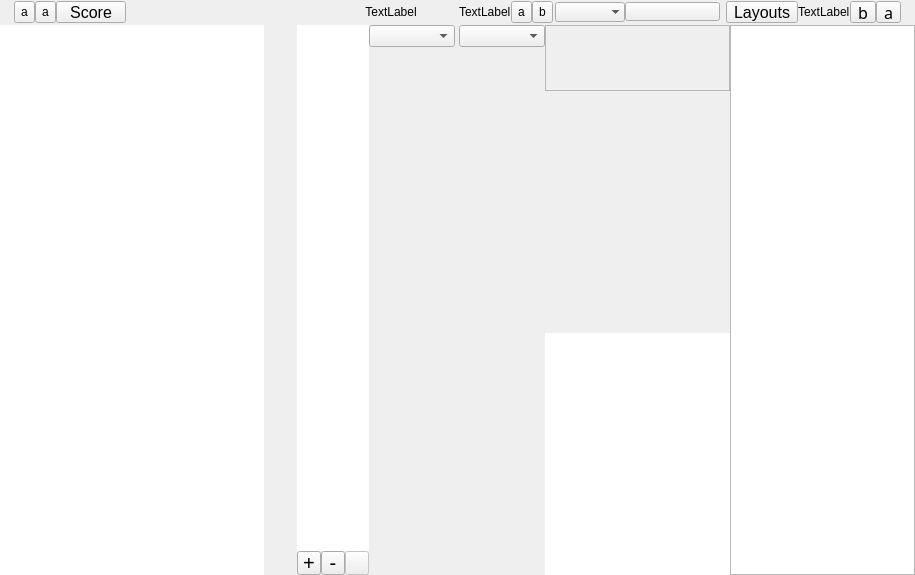
<?xml version="1.0" encoding="UTF-8"?>
<ui version="4.0">
 <class>CScoreDoc</class>
 <widget class="QWidget" name="CScoreDoc">
  <property name="geometry">
   <rect>
    <x>0</x>
    <y>0</y>
    <width>915</width>
    <height>575</height>
   </rect>
  </property>
  <property name="windowTitle">
   <string>Form</string>
  </property>
  <layout class="QVBoxLayout" name="verticalLayout_2">
   <property name="spacing">
    <number>0</number>
   </property>
   <property name="margin">
    <number>0</number>
   </property>
   <item>
    <widget class="QFrame" name="NavFrame">
     <property name="minimumSize">
      <size>
       <width>0</width>
       <height>25</height>
      </size>
     </property>
     <property name="maximumSize">
      <size>
       <width>16777215</width>
       <height>25</height>
      </size>
     </property>
     <property name="frameShadow">
      <enum>QFrame::Raised</enum>
     </property>
     <layout class="QHBoxLayout" name="horizontalLayout_3">
      <property name="spacing">
       <number>0</number>
      </property>
      <property name="leftMargin">
       <number>12</number>
      </property>
      <property name="topMargin">
       <number>1</number>
      </property>
      <property name="rightMargin">
       <number>12</number>
      </property>
      <property name="bottomMargin">
       <number>1</number>
      </property>
      <item>
       <widget class="QWidget" name="widget" native="true">
        <property name="maximumSize">
         <size>
          <width>16777215</width>
          <height>22</height>
         </size>
        </property>
        <layout class="QHBoxLayout" name="horizontalLayout_5">
         <property name="spacing">
          <number>0</number>
         </property>
         <property name="leftMargin">
          <number>2</number>
         </property>
         <property name="topMargin">
          <number>0</number>
         </property>
         <property name="rightMargin">
          <number>2</number>
         </property>
         <property name="bottomMargin">
          <number>0</number>
         </property>
         <item>
          <widget class="QAppleArrowButton" name="prevButton">
           <property name="minimumSize">
            <size>
             <width>0</width>
             <height>22</height>
            </size>
           </property>
           <property name="maximumSize">
            <size>
             <width>16777215</width>
             <height>22</height>
            </size>
           </property>
           <property name="text">
            <string>a</string>
           </property>
          </widget>
         </item>
         <item>
          <widget class="QAppleArrowButton" name="nextButton">
           <property name="minimumSize">
            <size>
             <width>0</width>
             <height>22</height>
            </size>
           </property>
           <property name="maximumSize">
            <size>
             <width>16777215</width>
             <height>22</height>
            </size>
           </property>
           <property name="text">
            <string>a</string>
           </property>
          </widget>
         </item>
         <item>
          <widget class="QAppleArrowButton" name="toScore">
           <property name="minimumSize">
            <size>
             <width>70</width>
             <height>22</height>
            </size>
           </property>
           <property name="maximumSize">
            <size>
             <width>16777215</width>
             <height>22</height>
            </size>
           </property>
           <property name="font">
            <font>
             <pointsize>12</pointsize>
            </font>
           </property>
           <property name="toolTip">
            <string>Score</string>
           </property>
           <property name="text">
            <string>Score</string>
           </property>
          </widget>
         </item>
         <item>
          <spacer name="horizontalSpacer">
           <property name="orientation">
            <enum>Qt::Horizontal</enum>
           </property>
           <property name="sizeHint" stdset="0">
            <size>
             <width>40</width>
             <height>10</height>
            </size>
           </property>
          </spacer>
         </item>
        </layout>
       </widget>
      </item>
      <item>
       <widget class="QLabel" name="NavLabel">
        <property name="minimumSize">
         <size>
          <width>0</width>
          <height>22</height>
         </size>
        </property>
        <property name="maximumSize">
         <size>
          <width>16777215</width>
          <height>22</height>
         </size>
        </property>
        <property name="text">
         <string>TextLabel</string>
        </property>
        <property name="alignment">
         <set>Qt::AlignCenter</set>
        </property>
       </widget>
      </item>
      <item>
       <widget class="QWidget" name="widget_3" native="true">
        <property name="maximumSize">
         <size>
          <width>16777215</width>
          <height>22</height>
         </size>
        </property>
        <layout class="QHBoxLayout" name="horizontalLayout_4">
         <property name="spacing">
          <number>0</number>
         </property>
         <property name="leftMargin">
          <number>2</number>
         </property>
         <property name="topMargin">
          <number>0</number>
         </property>
         <property name="rightMargin">
          <number>2</number>
         </property>
         <property name="bottomMargin">
          <number>0</number>
         </property>
         <item>
          <spacer name="horizontalSpacer_2">
           <property name="orientation">
            <enum>Qt::Horizontal</enum>
           </property>
           <property name="sizeHint" stdset="0">
            <size>
             <width>40</width>
             <height>20</height>
            </size>
           </property>
          </spacer>
         </item>
         <item>
          <widget class="QLabel" name="searchLabel">
           <property name="minimumSize">
            <size>
             <width>0</width>
             <height>22</height>
            </size>
           </property>
           <property name="maximumSize">
            <size>
             <width>16777215</width>
             <height>22</height>
            </size>
           </property>
           <property name="text">
            <string>TextLabel</string>
           </property>
          </widget>
         </item>
         <item>
          <widget class="QAppleArrowButton" name="searchBack">
           <property name="minimumSize">
            <size>
             <width>0</width>
             <height>22</height>
            </size>
           </property>
           <property name="maximumSize">
            <size>
             <width>16777215</width>
             <height>22</height>
            </size>
           </property>
           <property name="text">
            <string>a</string>
           </property>
          </widget>
         </item>
         <item>
          <widget class="QAppleArrowButton" name="searchForward">
           <property name="minimumSize">
            <size>
             <width>0</width>
             <height>22</height>
            </size>
           </property>
           <property name="maximumSize">
            <size>
             <width>16777215</width>
             <height>22</height>
            </size>
           </property>
           <property name="text">
            <string>b</string>
           </property>
          </widget>
         </item>
         <item>
          <spacer name="horizontalSpacer_4">
           <property name="orientation">
            <enum>Qt::Horizontal</enum>
           </property>
           <property name="sizeType">
            <enum>QSizePolicy::Fixed</enum>
           </property>
           <property name="sizeHint" stdset="0">
            <size>
             <width>2</width>
             <height>20</height>
            </size>
           </property>
          </spacer>
         </item>
         <item>
          <widget class="QWidget" name="widget_2" native="true">
           <layout class="QHBoxLayout" name="horizontalLayout_7">
            <property name="spacing">
             <number>0</number>
            </property>
            <property name="margin">
             <number>0</number>
            </property>
            <item>
             <widget class="QComboBox" name="searchCombo">
              <property name="minimumSize">
               <size>
                <width>0</width>
                <height>0</height>
               </size>
              </property>
              <property name="maximumSize">
               <size>
                <width>16777215</width>
                <height>16777215</height>
               </size>
              </property>
              <property name="iconSize">
               <size>
                <width>16</width>
                <height>16</height>
               </size>
              </property>
              <property name="frame">
               <bool>false</bool>
              </property>
             </widget>
            </item>
            <item>
             <widget class="QAppleArrowButton" name="searchButton">
              <property name="minimumSize">
               <size>
                <width>95</width>
                <height>19</height>
               </size>
              </property>
              <property name="maximumSize">
               <size>
                <width>95</width>
                <height>19</height>
               </size>
              </property>
              <property name="text">
               <string/>
              </property>
             </widget>
            </item>
           </layout>
          </widget>
         </item>
         <item>
          <spacer name="horizontalSpacer_3">
           <property name="orientation">
            <enum>Qt::Horizontal</enum>
           </property>
           <property name="sizeType">
            <enum>QSizePolicy::Fixed</enum>
           </property>
           <property name="sizeHint" stdset="0">
            <size>
             <width>6</width>
             <height>20</height>
            </size>
           </property>
          </spacer>
         </item>
         <item>
          <widget class="QAppleArrowButton" name="toLayout">
           <property name="minimumSize">
            <size>
             <width>70</width>
             <height>22</height>
            </size>
           </property>
           <property name="maximumSize">
            <size>
             <width>16777215</width>
             <height>22</height>
            </size>
           </property>
           <property name="font">
            <font>
             <pointsize>12</pointsize>
            </font>
           </property>
           <property name="toolTip">
            <string>Layouts</string>
           </property>
           <property name="text">
            <string>Layouts</string>
           </property>
          </widget>
         </item>
         <item>
          <widget class="QLabel" name="labelLayouts">
           <property name="maximumSize">
            <size>
             <width>16777215</width>
             <height>22</height>
            </size>
           </property>
           <property name="text">
            <string>TextLabel</string>
           </property>
          </widget>
         </item>
         <item>
          <widget class="QAppleArrowButton" name="prevLayout">
           <property name="minimumSize">
            <size>
             <width>0</width>
             <height>22</height>
            </size>
           </property>
           <property name="maximumSize">
            <size>
             <width>16777215</width>
             <height>22</height>
            </size>
           </property>
           <property name="font">
            <font>
             <family>Wingdings 3</family>
             <pointsize>12</pointsize>
            </font>
           </property>
           <property name="toolTip">
            <string>Previous Layout</string>
           </property>
           <property name="text">
            <string>b</string>
           </property>
          </widget>
         </item>
         <item>
          <widget class="QAppleArrowButton" name="nextLayout">
           <property name="minimumSize">
            <size>
             <width>0</width>
             <height>22</height>
            </size>
           </property>
           <property name="maximumSize">
            <size>
             <width>16777215</width>
             <height>22</height>
            </size>
           </property>
           <property name="font">
            <font>
             <family>Wingdings 3</family>
             <pointsize>12</pointsize>
            </font>
           </property>
           <property name="toolTip">
            <string>Next Layout</string>
           </property>
           <property name="text">
            <string>a</string>
           </property>
          </widget>
         </item>
        </layout>
       </widget>
      </item>
     </layout>
    </widget>
   </item>
   <item>
    <widget class="QFadingWidget" name="SlidingWidget" native="true"/>
   </item>
   <item>
    <widget class="QFrame" name="allFrame">
     <property name="frameShape">
      <enum>QFrame::NoFrame</enum>
     </property>
     <property name="frameShadow">
      <enum>QFrame::Raised</enum>
     </property>
     <layout class="QHBoxLayout" name="horizontalLayout_6">
      <property name="spacing">
       <number>0</number>
      </property>
      <property name="margin">
       <number>0</number>
      </property>
      <item>
       <widget class="QFrame" name="LayoutFrame">
        <property name="sizePolicy">
         <sizepolicy hsizetype="Expanding" vsizetype="Expanding">
          <horstretch>0</horstretch>
          <verstretch>0</verstretch>
         </sizepolicy>
        </property>
        <layout class="QHBoxLayout" name="horizontalLayout_2" stretch="8,1,1">
         <property name="spacing">
          <number>0</number>
         </property>
         <property name="margin">
          <number>0</number>
         </property>
         <item>
          <widget class="LayoutViewXML" name="graphicsView_2">
           <property name="frameShape">
            <enum>QFrame::NoFrame</enum>
           </property>
          </widget>
         </item>
         <item>
          <widget class="QFadingWidget" name="FadingWidget" native="true">
           <property name="sizePolicy">
            <sizepolicy hsizetype="Expanding" vsizetype="Expanding">
             <horstretch>0</horstretch>
             <verstretch>0</verstretch>
            </sizepolicy>
           </property>
          </widget>
         </item>
         <item>
          <widget class="QFrame" name="SidebarFrame">
           <layout class="QVBoxLayout" name="verticalLayout_3">
            <property name="spacing">
             <number>0</number>
            </property>
            <property name="margin">
             <number>0</number>
            </property>
            <item>
             <layout class="QGridLayout" name="gridLayout">
              <property name="sizeConstraint">
               <enum>QLayout::SetDefaultConstraint</enum>
              </property>
              <property name="spacing">
               <number>0</number>
              </property>
              <item row="1" column="0">
               <widget class="QToolButton" name="AddLayout">
                <property name="minimumSize">
                 <size>
                  <width>24</width>
                  <height>24</height>
                 </size>
                </property>
                <property name="maximumSize">
                 <size>
                  <width>24</width>
                  <height>24</height>
                 </size>
                </property>
                <property name="font">
                 <font>
                  <pointsize>15</pointsize>
                 </font>
                </property>
                <property name="text">
                 <string>+</string>
                </property>
               </widget>
              </item>
              <item row="1" column="3">
               <widget class="QToolButton" name="toolButton">
                <property name="enabled">
                 <bool>false</bool>
                </property>
                <property name="sizePolicy">
                 <sizepolicy hsizetype="Expanding" vsizetype="Fixed">
                  <horstretch>0</horstretch>
                  <verstretch>0</verstretch>
                 </sizepolicy>
                </property>
                <property name="minimumSize">
                 <size>
                  <width>0</width>
                  <height>24</height>
                 </size>
                </property>
                <property name="maximumSize">
                 <size>
                  <width>16777215</width>
                  <height>24</height>
                 </size>
                </property>
                <property name="text">
                 <string/>
                </property>
               </widget>
              </item>
              <item row="1" column="1">
               <widget class="QToolButton" name="RemoveLayout">
                <property name="minimumSize">
                 <size>
                  <width>24</width>
                  <height>24</height>
                 </size>
                </property>
                <property name="maximumSize">
                 <size>
                  <width>24</width>
                  <height>24</height>
                 </size>
                </property>
                <property name="font">
                 <font>
                  <pointsize>15</pointsize>
                 </font>
                </property>
                <property name="text">
                 <string>-</string>
                </property>
               </widget>
              </item>
              <item row="0" column="0" colspan="5">
               <widget class="QTableWidget" name="layoutList">
                <property name="sizePolicy">
                 <sizepolicy hsizetype="Expanding" vsizetype="Expanding">
                  <horstretch>0</horstretch>
                  <verstretch>0</verstretch>
                 </sizepolicy>
                </property>
                <property name="maximumSize">
                 <size>
                  <width>16777215</width>
                  <height>16777215</height>
                 </size>
                </property>
                <property name="frameShape">
                 <enum>QFrame::NoFrame</enum>
                </property>
                <property name="lineWidth">
                 <number>0</number>
                </property>
                <property name="verticalScrollBarPolicy">
                 <enum>Qt::ScrollBarAsNeeded</enum>
                </property>
                <property name="horizontalScrollBarPolicy">
                 <enum>Qt::ScrollBarAlwaysOff</enum>
                </property>
                <property name="autoScroll">
                 <bool>false</bool>
                </property>
                <property name="editTriggers">
                 <set>QAbstractItemView::EditKeyPressed|QAbstractItemView::SelectedClicked</set>
                </property>
                <property name="selectionMode">
                 <enum>QAbstractItemView::SingleSelection</enum>
                </property>
                <property name="selectionBehavior">
                 <enum>QAbstractItemView::SelectRows</enum>
                </property>
                <property name="iconSize">
                 <size>
                  <width>128</width>
                  <height>128</height>
                 </size>
                </property>
                <property name="showGrid">
                 <bool>false</bool>
                </property>
                <property name="columnCount">
                 <number>1</number>
                </property>
                <attribute name="horizontalHeaderVisible">
                 <bool>false</bool>
                </attribute>
                <attribute name="horizontalHeaderStretchLastSection">
                 <bool>true</bool>
                </attribute>
                <attribute name="verticalHeaderVisible">
                 <bool>false</bool>
                </attribute>
                <column/>
               </widget>
              </item>
             </layout>
            </item>
           </layout>
          </widget>
         </item>
        </layout>
       </widget>
      </item>
      <item>
       <widget class="QFrame" name="ScoreFrame">
        <property name="sizePolicy">
         <sizepolicy hsizetype="Expanding" vsizetype="Expanding">
          <horstretch>0</horstretch>
          <verstretch>0</verstretch>
         </sizepolicy>
        </property>
        <property name="frameShape">
         <enum>QFrame::NoFrame</enum>
        </property>
        <property name="frameShadow">
         <enum>QFrame::Raised</enum>
        </property>
        <layout class="QHBoxLayout" name="SplitterLayout">
         <property name="spacing">
          <number>0</number>
         </property>
         <property name="margin">
          <number>0</number>
         </property>
         <item>
          <widget class="CBarWindow" name="BarWindow" native="true"/>
         </item>
         <item>
          <widget class="QFrame" name="TreeFrame">
           <property name="frameShape">
            <enum>QFrame::NoFrame</enum>
           </property>
           <property name="frameShadow">
            <enum>QFrame::Raised</enum>
           </property>
           <property name="lineWidth">
            <number>0</number>
           </property>
           <layout class="QVBoxLayout" name="verticalLayout_6">
            <property name="spacing">
             <number>0</number>
            </property>
            <property name="margin">
             <number>0</number>
            </property>
            <item>
             <layout class="QHBoxLayout" name="horizontalLayout">
              <property name="spacing">
               <number>4</number>
              </property>
              <item>
               <widget class="QComboBox" name="cbStaffs">
                <property name="sizePolicy">
                 <sizepolicy hsizetype="Preferred" vsizetype="Preferred">
                  <horstretch>0</horstretch>
                  <verstretch>0</verstretch>
                 </sizepolicy>
                </property>
                <property name="maximumSize">
                 <size>
                  <width>16777215</width>
                  <height>22</height>
                 </size>
                </property>
                <property name="font">
                 <font>
                  <pointsize>11</pointsize>
                 </font>
                </property>
                <property name="frame">
                 <bool>true</bool>
                </property>
               </widget>
              </item>
              <item>
               <widget class="QComboBox" name="cbVoices">
                <property name="sizePolicy">
                 <sizepolicy hsizetype="Preferred" vsizetype="Preferred">
                  <horstretch>0</horstretch>
                  <verstretch>0</verstretch>
                 </sizepolicy>
                </property>
                <property name="maximumSize">
                 <size>
                  <width>16777215</width>
                  <height>22</height>
                 </size>
                </property>
                <property name="font">
                 <font>
                  <pointsize>11</pointsize>
                 </font>
                </property>
               </widget>
              </item>
             </layout>
            </item>
            <item>
             <widget class="CMusicTree" name="MusicTree" native="true">
              <property name="sizePolicy">
               <sizepolicy hsizetype="Expanding" vsizetype="Expanding">
                <horstretch>0</horstretch>
                <verstretch>0</verstretch>
               </sizepolicy>
              </property>
             </widget>
            </item>
           </layout>
          </widget>
         </item>
         <item>
          <widget class="CPropertyWindow" name="PropertyWindow" native="true"/>
         </item>
         <item>
          <widget class="QFrame" name="SVFrame">
           <property name="frameShape">
            <enum>QFrame::NoFrame</enum>
           </property>
           <property name="frameShadow">
            <enum>QFrame::Raised</enum>
           </property>
           <layout class="QVBoxLayout" name="verticalLayout">
            <property name="spacing">
             <number>0</number>
            </property>
            <property name="margin">
             <number>0</number>
            </property>
            <item>
             <widget class="OCNoteToolbox" name="NoteToolbox" native="true"/>
            </item>
            <item>
             <widget class="QScrollArea" name="PnoScroll">
              <property name="sizePolicy">
               <sizepolicy hsizetype="Expanding" vsizetype="Fixed">
                <horstretch>0</horstretch>
                <verstretch>0</verstretch>
               </sizepolicy>
              </property>
              <property name="minimumSize">
               <size>
                <width>0</width>
                <height>66</height>
               </size>
              </property>
              <property name="maximumSize">
               <size>
                <width>16777215</width>
                <height>66</height>
               </size>
              </property>
              <property name="verticalScrollBarPolicy">
               <enum>Qt::ScrollBarAlwaysOff</enum>
              </property>
              <property name="widgetResizable">
               <bool>true</bool>
              </property>
              <property name="alignment">
               <set>Qt::AlignHCenter|Qt::AlignTop</set>
              </property>
              <widget class="OCPiano" name="Piano">
               <property name="geometry">
                <rect>
                 <x>0</x>
                 <y>0</y>
                 <width>170</width>
                 <height>64</height>
                </rect>
               </property>
              </widget>
             </widget>
            </item>
            <item>
             <widget class="QFadingWidget" name="FadingWidget_2" native="true">
              <property name="sizePolicy">
               <sizepolicy hsizetype="Expanding" vsizetype="Expanding">
                <horstretch>0</horstretch>
                <verstretch>0</verstretch>
               </sizepolicy>
              </property>
             </widget>
            </item>
            <item>
             <widget class="ScoreViewXML" name="graphicsView">
              <property name="frameShape">
               <enum>QFrame::NoFrame</enum>
              </property>
              <property name="renderHints">
               <set>QPainter::Antialiasing|QPainter::HighQualityAntialiasing|QPainter::SmoothPixmapTransform</set>
              </property>
              <property name="viewportUpdateMode">
               <enum>QGraphicsView::NoViewportUpdate</enum>
              </property>
              <property name="optimizationFlags">
               <set>QGraphicsView::DontAdjustForAntialiasing|QGraphicsView::DontSavePainterState</set>
              </property>
             </widget>
            </item>
           </layout>
          </widget>
         </item>
         <item>
          <widget class="QMacTreeWidget" name="Toolbox">
           <property name="sizePolicy">
            <sizepolicy hsizetype="Preferred" vsizetype="Preferred">
             <horstretch>0</horstretch>
             <verstretch>0</verstretch>
            </sizepolicy>
           </property>
           <property name="editTriggers">
            <set>QAbstractItemView::NoEditTriggers</set>
           </property>
           <property name="selectionMode">
            <enum>QAbstractItemView::NoSelection</enum>
           </property>
           <property name="indentation">
            <number>12</number>
           </property>
           <property name="wordWrap">
            <bool>true</bool>
           </property>
           <attribute name="headerVisible">
            <bool>false</bool>
           </attribute>
           <column>
            <property name="text">
             <string notr="true">1</string>
            </property>
           </column>
          </widget>
         </item>
        </layout>
       </widget>
      </item>
     </layout>
    </widget>
   </item>
  </layout>
 </widget>
 <customwidgets>
  <customwidget>
   <class>QFadingWidget</class>
   <extends>QWidget</extends>
   <header>qfadingwidget.h</header>
   <container>1</container>
  </customwidget>
  <customwidget>
   <class>ScoreViewXML</class>
   <extends>QGraphicsView</extends>
   <header>scoreviewxml.h</header>
  </customwidget>
  <customwidget>
   <class>CBarWindow</class>
   <extends>QWidget</extends>
   <header>cbarwindow.h</header>
   <container>1</container>
   <slots>
    <signal>BarChanged(int,int,int)</signal>
   </slots>
  </customwidget>
  <customwidget>
   <class>CMusicTree</class>
   <extends>QWidget</extends>
   <header>cmusictree.h</header>
   <container>1</container>
   <slots>
    <signal>SelectionChanged()</signal>
    <signal>Popup(QPoint)</signal>
   </slots>
  </customwidget>
  <customwidget>
   <class>CPropertyWindow</class>
   <extends>QWidget</extends>
   <header>cpropertywindow.h</header>
   <container>1</container>
   <slots>
    <signal>Changed(QString,QVariant)</signal>
   </slots>
  </customwidget>
  <customwidget>
   <class>LayoutViewXML</class>
   <extends>QGraphicsView</extends>
   <header>layoutviewxml.h</header>
   <slots>
    <slot>PrintPreview()</slot>
    <slot>PrinterPrint()</slot>
    <slot>PageSetup()</slot>
   </slots>
  </customwidget>
  <customwidget>
   <class>OCNoteToolbox</class>
   <extends>QWidget</extends>
   <header>ocnotetoolbox.h</header>
   <container>1</container>
  </customwidget>
  <customwidget>
   <class>QAppleArrowButton</class>
   <extends>QToolButton</extends>
   <header>qapplearrowbutton.h</header>
  </customwidget>
  <customwidget>
   <class>QMacTreeWidget</class>
   <extends>QTreeWidget</extends>
   <header>qmactreewidget.h</header>
  </customwidget>
  <customwidget>
   <class>OCPiano</class>
   <extends>QWidget</extends>
   <header>ocpiano.h</header>
   <container>1</container>
  </customwidget>
 </customwidgets>
 <resources/>
 <connections>
  <connection>
   <sender>cbStaffs</sender>
   <signal>currentIndexChanged(int)</signal>
   <receiver>CScoreDoc</receiver>
   <slot>setActiveStaff(int)</slot>
   <hints>
    <hint type="sourcelabel">
     <x>452</x>
     <y>56</y>
    </hint>
    <hint type="destinationlabel">
     <x>921</x>
     <y>354</y>
    </hint>
   </hints>
  </connection>
  <connection>
   <sender>cbVoices</sender>
   <signal>currentIndexChanged(int)</signal>
   <receiver>CScoreDoc</receiver>
   <slot>setActiveVoice(int)</slot>
   <hints>
    <hint type="sourcelabel">
     <x>554</x>
     <y>56</y>
    </hint>
    <hint type="destinationlabel">
     <x>917</x>
     <y>410</y>
    </hint>
   </hints>
  </connection>
 </connections>
 <slots>
  <signal>ActiveStaffChange(int)</signal>
  <signal>Change(QString)</signal>
  <signal>NoteOn(int)</signal>
  <signal>NoteOff()</signal>
  <signal>BarChange(int)</signal>
  <slot>setActiveStaff(int)</slot>
  <slot>setActiveVoice(int)</slot>
  <slot>setActiveTemplate(int)</slot>
  <slot>ShowStaffsDialog()</slot>
  <slot>PlayMidi()</slot>
  <slot>ZoomIn()</slot>
  <slot>ZoomOut()</slot>
  <slot>Forward()</slot>
  <slot>Back()</slot>
  <slot>TurnPage()</slot>
  <slot>First()</slot>
  <slot>Finish()</slot>
  <slot>PageSetup()</slot>
  <slot>AddLayout()</slot>
  <slot>EditLayout()</slot>
  <slot>DeleteLayout()</slot>
  <slot>PrintPreview()</slot>
  <slot>Print()</slot>
  <slot>BarToNext()</slot>
  <slot>BarFromNext()</slot>
  <slot>SystemToNext()</slot>
  <slot>SystemFromNext()</slot>
  <slot>FitMusic()</slot>
  <slot>ToggleNames()</slot>
  <slot>EditSystem()</slot>
 </slots>
</ui>
